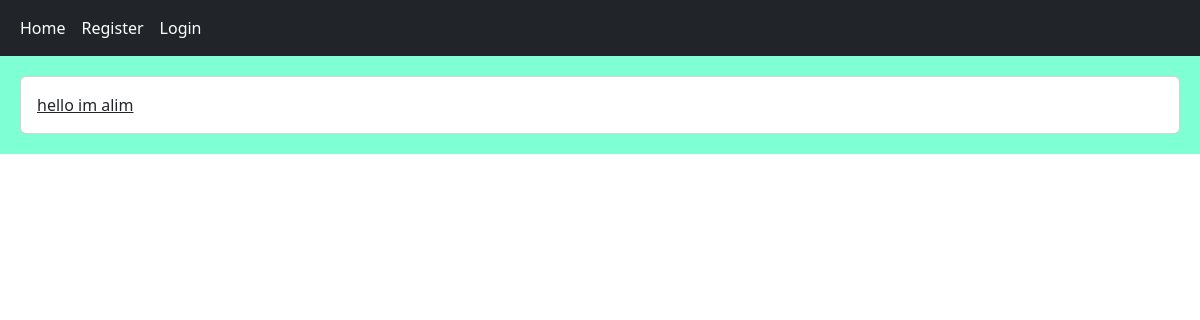
/, run on an earlier commit of the app's database.
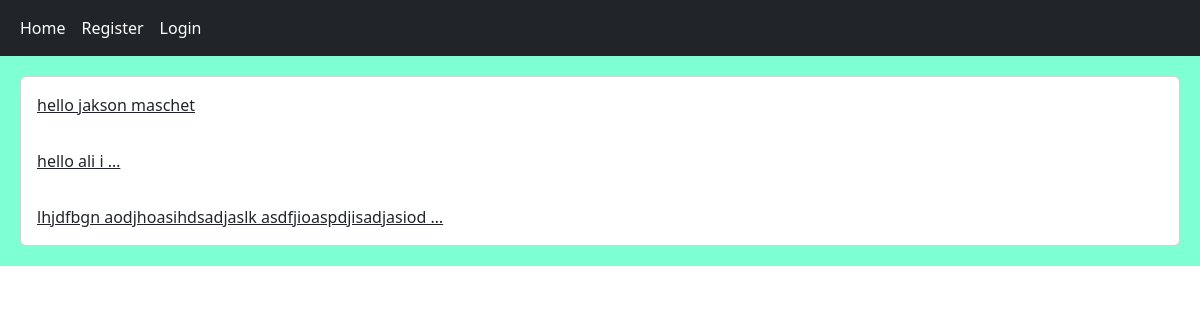
And on a later commit of the database.
### post/models.py (models this page shows, shortened)
class Post(models.Model):
    user = models.ForeignKey(User, on_delete=models.CASCADE)
    body = models.TextField()
    slug = models.SlugField()
    created = models.DateTimeField(auto_now_add=True)
    updated = models.DateTimeField(auto_now=True)
    def get_absolute_url(self):
        return reverse('home:post', args=(self.pk, self.slug))

### home/views.py (the view)
# urls.py: path('', views.HomeView.as_view(), name='home'),
class HomeView(View):
    def get(self, request):
        posts = Post.objects.all()
        return render(request, 'home/index.html', {'posts':posts})

### home/templates/home/index.html
{% extends 'base.html' %}
{% block content %}
    <div class="card">
        {% for post in posts %}
            <a href="{{ post.get_absolute_url }}" class="card-body">{{ post.body | truncatewords:3 }}</a>
        {% endfor %}
    </div>
{% endblock %}

What changed in the data, as far as the page shows it:
changed Post: body "hello im alim" → "hello jakson maschet"
added Post: body "hello ali i …"
added Post: body "lhjdfbgn aodjhoasihdsadjaslk asdfjioaspdjisadjasiod …"
